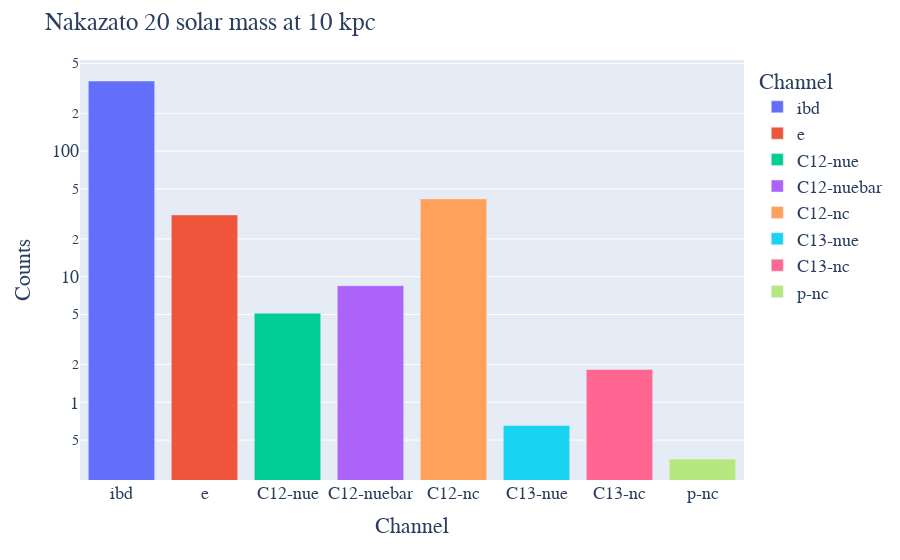

Notebook code for this chart:
### Code cell
nak_bar = px.bar(nak1,  x='Channel', y='Counts', 
              color='Channel',  log_y=True)
nak_bar.layout.font = dict(size=18, family="Times New Roman")
nak_bar.layout.title = 'Nakazato 20 solar mass at 10 kpc'
nak_bar

### Figure 1 — Plotly figure (JSON) as saved in the notebook; plotly's stock layout.template omitted (floating-point values rounded to 4 significant figures)
{"data": [{"alignmentgroup": "True", "hovertemplate": "Channel=%{x}<br>Counts=%{y}<extra></extra>", "legendgroup": "ibd", "marker": {"color": "#636efa", "pattern": {"shape": ""}}, "name": "ibd", "offsetgroup": "ibd", "orientation": "v", "showlegend": true, "textposition": "auto", "type": "bar", "x": ["ibd"], "xaxis": "x", "y": [361.6], "yaxis": "y"}, {"alignmentgroup": "True", "hovertemplate": "Channel=%{x}<br>Counts=%{y}<extra></extra>", "legendgroup": "e", "marker": {"color": "#EF553B", "pattern": {"shape": ""}}, "name": "e", "offsetgroup": "e", "orientation": "v", "showlegend": true, "textposition": "auto", "type": "bar", "x": ["e"], "xaxis": "x", "y": [31.04], "yaxis": "y"}, {"alignmentgroup": "True", "hovertemplate": "Channel=%{x}<br>Counts=%{y}<extra></extra>", "legendgroup": "C12-nue", "marker": {"color": "#00cc96", "pattern": {"shape": ""}}, "name": "C12-nue", "offsetgroup": "C12-nue", "orientation": "v", "showlegend": true, "textposition": "auto", "type": "bar", "x": ["C12-nue"], "xaxis": "x", "y": [5.119], "yaxis": "y"}, {"alignmentgroup": "True", "hovertemplate": "Channel=%{x}<br>Counts=%{y}<extra></extra>", "legendgroup": "C12-nuebar", "marker": {"color": "#ab63fa", "pattern": {"shape": ""}}, "name": "C12-nuebar", "offsetgroup": "C12-nuebar", "orientation": "v", "showlegend": true, "textposition": "auto", "type": "bar", "x": ["C12-nuebar"], "xaxis": "x", "y": [8.474], "yaxis": "y"}, {"alignmentgroup": "True", "hovertemplate": "Channel=%{x}<br>Counts=%{y}<extra></extra>", "legendgroup": "C12-nc", "marker": {"color": "#FFA15A", "pattern": {"shape": ""}}, "name": "C12-nc", "offsetgroup": "C12-nc", "orientation": "v", "showlegend": true, "textposition": "auto", "type": "bar", "x": ["C12-nc"], "xaxis": "x", "y": [41.64], "yaxis": "y"}, {"alignmentgroup": "True", "hovertemplate": "Channel=%{x}<br>Counts=%{y}<extra></extra>", "legendgroup": "C13-nue", "marker": {"color": "#19d3f3", "pattern": {"shape": ""}}, "name": "C13-nue", "offsetgroup": "C13-nue", "orientation": "v", "showlegend": true, "textposition": "auto", "type": "bar", "x": ["C13-nue"], "xaxis": "x", "y": [0.6542], "yaxis": "y"}, {"alignmentgroup": "True", "hovertemplate": "Channel=%{x}<br>Counts=%{y}<extra></extra>", "legendgroup": "C13-nc", "marker": {"color": "#FF6692", "pattern": {"shape": ""}}, "name": "C13-nc", "offsetgroup": "C13-nc", "orientation": "v", "showlegend": true, "textposition": "auto", "type": "bar", "x": ["C13-nc"], "xaxis": "x", "y": [1.825], "yaxis": "y"}, {"alignmentgroup": "True", "hovertemplate": "Channel=%{x}<br>Counts=%{y}<extra></extra>", "legendgroup": "p-nc", "marker": {"color": "#B6E880", "pattern": {"shape": ""}}, "name": "p-nc", "offsetgroup": "p-nc", "orientation": "v", "showlegend": true, "textposition": "auto", "type": "bar", "x": ["p-nc"], "xaxis": "x", "y": [0.3533], "yaxis": "y"}], "layout": {"barmode": "relative", "font": {"family": "Times New Roman", "size": 18}, "legend": {"title": {"text": "Channel"}, "tracegroupgap": 0}, "margin": {"t": 60}, "title": {"text": "Nakazato 20 solar mass at 10 kpc"}, "xaxis": {"anchor": "y", "categoryarray": ["ibd", "e", "C12-nue", "C12-nuebar", "C12-nc", "C13-nue", "C13-nc", "p-nc"], "categoryorder": "array", "domain": [0, 1], "title": {"text": "Channel"}}, "yaxis": {"anchor": "x", "domain": [0, 1], "title": {"text": "Counts"}, "type": "log"}}}
